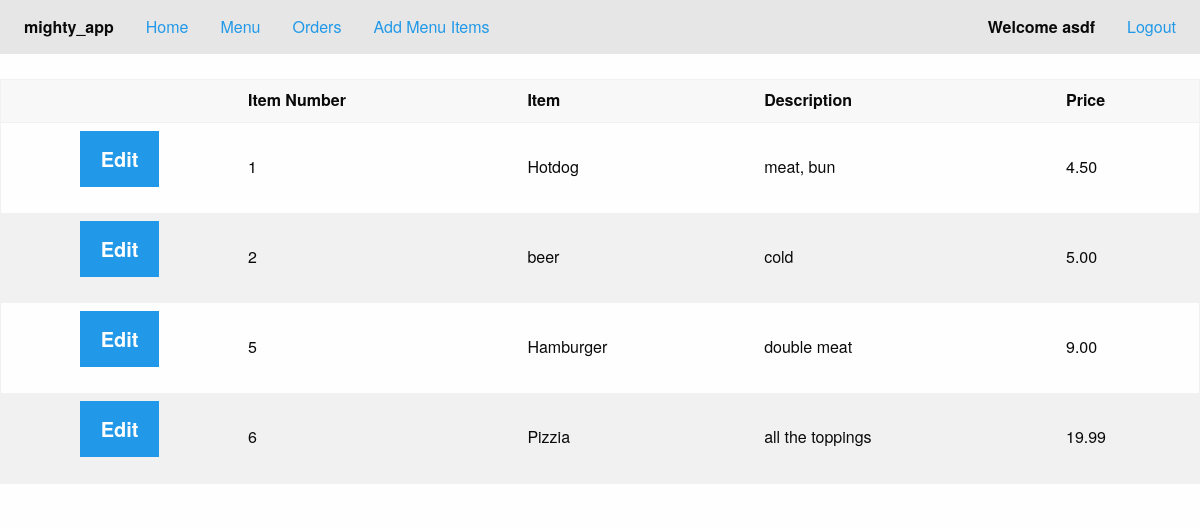
The page /menu/ (signed in) on the database its author committed.
### mighty_app/models.py (models this page shows, shortened)
class MenuItem(models.Model):
    created_by = models.ForeignKey('auth.User')
    title = models.CharField(max_length=25)
    description = models.TextField(blank=True)
    price = models.DecimalField(max_digits=4, decimal_places=2)

### mighty_app/views.py (the view)
# urls.py: url(r'^menu/$', MenuItemListView.as_view(), name='menu_item_list_view'),
class MenuItemListView(LoginRequiredMixin, ListView):
    model = MenuItem

### templates/mighty_app/menuitem_list.html
{% extends "base.html" %}
{% block body %}
    <table>
        <thead>
            <tr>
                <th></th>
                <th>Item Number</th>
                <th>Item</th>
                <th>Description</th>
                <th>Price</th>
            </tr>
        </thead>
        <tbody>
            {% for item in object_list %}
            <tr>
                {% if user.profile.job == "Owner" %}
                <th><a class="large button" href="{% url 'menu_item_update_view' item.pk %}">Edit</a></th>
                {% else %}
                <td></td>
                {% endif %}
                <td>{{ item.pk }}</td>
                <td>{{ item.title }}</td>
                <td>{{ item.description }}</td>
                <td>{{ item.price }}</td>
            </tr>
            {% endfor %}
        </tbody>
</table>
{% endblock %}

### templates/base.html (shortened to what this page needs)
{% load staticfiles %}
<!doctype html>
<html class="no-js" lang="en">
  <head>
    <link rel="stylesheet" href="{% static "mighty_app/css/foundation.min.css" %}" />
    <link rel="stylesheet" href="{% static "mighty_app/css/app.css" %}" />
  </head>
  <body>
    <div class="top-bar">
        <div class="top-bar-left">
            <ul class="dropdown menu" data-dropdown-menu>
                <li class="menu-text">mighty_app</li>
                <li><a href="{% url 'index_view' %}">Home</a></li>
                {% if user.is_authenticated %}
                    <li><a href="{% url 'menu_item_list_view' %}">Menu</a></li>
                    <li><a href="{% url 'order_list_view' %}">Orders</a></li>
                {% else %}
                    <li><a href="{% url 'register_view' %}">Create Account</a></li>
                {% endif %}
                {% if user.profile.job == "Owner" %}
                <li><a href="{% url 'menu_item_create_view' %}">Add Menu Items</a></li>
                {% endif %}
            </ul>
        </div>
        <div class="top-bar-right">
            <ul class="menu">
                {% if user.is_authenticated %}
                    <li class="menu-text">Welcome {{ user }}</li>
                    <li><a href="{% url 'logout' %}?next={% url 'index_view' %}">Logout</a></li>
                {% else %}
                    <li><a href="{% url 'login' %}">Login</a></li>
                {% endif %}
            </ul>
        </div>
    </div>
      <div class="container">
          <div class="row">
          {% block body %}{% endblock %}
          </div>
      </div>
  </body>
</html>

### mighty_app/static/mighty_app/css/app.css (style rules this page uses)
.top-bar { margin-bottom: 25px; }

### rows shown on the page
MenuItem: pk "1", title "Hotdog", description "meat, bun", price "4.50"
MenuItem: pk "2", title "beer", description "cold", price "5.00"
MenuItem: pk "5", title "Hamburger", description "double meat", price "9.00"
MenuItem: pk "6", title "Pizzia", description "all the toppings", price "19.99"

### other values the page prints
{{ user }} "asdf"
